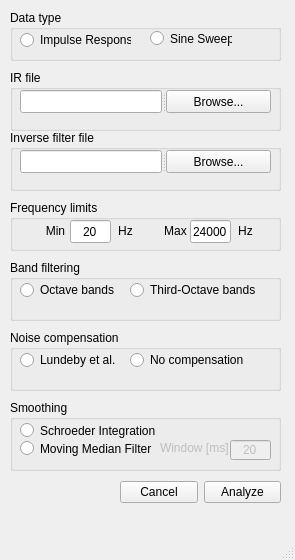
<?xml version="1.0" encoding="UTF-8"?>
<ui version="4.0">
 <class>MainWindow</class>
 <widget class="QMainWindow" name="MainWindow">
  <property name="enabled">
   <bool>true</bool>
  </property>
  <property name="geometry">
   <rect>
    <x>0</x>
    <y>0</y>
    <width>295</width>
    <height>560</height>
   </rect>
  </property>
  <property name="windowTitle">
   <string>MainWindow</string>
  </property>
  <widget class="QWidget" name="centralwidget">
   <widget class="QWidget" name="layoutWidget">
    <property name="geometry">
     <rect>
      <x>120</x>
      <y>480</y>
      <width>161</width>
      <height>25</height>
     </rect>
    </property>
    <layout class="QHBoxLayout" name="horizontalLayout_2">
     <item>
      <widget class="QPushButton" name="cancelButton">
       <property name="text">
        <string>Cancel</string>
       </property>
      </widget>
     </item>
     <item>
      <widget class="QPushButton" name="analyzeButton">
       <property name="enabled">
        <bool>true</bool>
       </property>
       <property name="text">
        <string>Analyze</string>
       </property>
      </widget>
     </item>
    </layout>
   </widget>
   <widget class="QGroupBox" name="impulseGroupBox">
    <property name="geometry">
     <rect>
      <x>10</x>
      <y>70</y>
      <width>271</width>
      <height>61</height>
     </rect>
    </property>
    <property name="title">
     <string>IR file</string>
    </property>
    <widget class="QSplitter" name="splitter">
     <property name="geometry">
      <rect>
       <x>10</x>
       <y>20</y>
       <width>251</width>
       <height>23</height>
      </rect>
     </property>
     <property name="orientation">
      <enum>Qt::Horizontal</enum>
     </property>
     <widget class="QLineEdit" name="impulsePathBox"/>
     <widget class="QPushButton" name="browseImpulseButton">
      <property name="text">
       <string>Browse...</string>
      </property>
     </widget>
    </widget>
   </widget>
   <widget class="QGroupBox" name="groupBox_3">
    <property name="geometry">
     <rect>
      <x>10</x>
      <y>400</y>
      <width>271</width>
      <height>71</height>
     </rect>
    </property>
    <property name="title">
     <string>Smoothing</string>
    </property>
    <widget class="QRadioButton" name="schroederButton">
     <property name="geometry">
      <rect>
       <x>10</x>
       <y>20</y>
       <width>261</width>
       <height>21</height>
      </rect>
     </property>
     <property name="text">
      <string>Schroeder Integration</string>
     </property>
    </widget>
    <widget class="QRadioButton" name="medianButton">
     <property name="geometry">
      <rect>
       <x>10</x>
       <y>40</y>
       <width>181</width>
       <height>17</height>
      </rect>
     </property>
     <property name="text">
      <string>Moving Median Filter</string>
     </property>
    </widget>
    <widget class="QLineEdit" name="windowText">
     <property name="enabled">
      <bool>false</bool>
     </property>
     <property name="geometry">
      <rect>
       <x>220</x>
       <y>40</y>
       <width>41</width>
       <height>20</height>
      </rect>
     </property>
     <property name="text">
      <string>20</string>
     </property>
     <property name="alignment">
      <set>Qt::AlignCenter</set>
     </property>
    </widget>
    <widget class="QLabel" name="windowLabel">
     <property name="enabled">
      <bool>false</bool>
     </property>
     <property name="geometry">
      <rect>
       <x>150</x>
       <y>40</y>
       <width>71</width>
       <height>16</height>
      </rect>
     </property>
     <property name="text">
      <string>Window [ms]</string>
     </property>
    </widget>
   </widget>
   <widget class="QGroupBox" name="groupBox">
    <property name="geometry">
     <rect>
      <x>10</x>
      <y>260</y>
      <width>271</width>
      <height>61</height>
     </rect>
    </property>
    <property name="title">
     <string>Band filtering</string>
    </property>
    <widget class="QRadioButton" name="octaveButton">
     <property name="geometry">
      <rect>
       <x>10</x>
       <y>20</y>
       <width>111</width>
       <height>20</height>
      </rect>
     </property>
     <property name="text">
      <string>Octave bands</string>
     </property>
    </widget>
    <widget class="QRadioButton" name="thirdOctaveButton">
     <property name="geometry">
      <rect>
       <x>120</x>
       <y>20</y>
       <width>145</width>
       <height>20</height>
      </rect>
     </property>
     <property name="text">
      <string>Third-Octave bands</string>
     </property>
    </widget>
   </widget>
   <widget class="QGroupBox" name="filterGroupBox">
    <property name="enabled">
     <bool>true</bool>
    </property>
    <property name="geometry">
     <rect>
      <x>10</x>
      <y>130</y>
      <width>271</width>
      <height>61</height>
     </rect>
    </property>
    <property name="title">
     <string>Inverse filter file</string>
    </property>
    <widget class="QSplitter" name="splitter_2">
     <property name="geometry">
      <rect>
       <x>10</x>
       <y>20</y>
       <width>251</width>
       <height>23</height>
      </rect>
     </property>
     <property name="orientation">
      <enum>Qt::Horizontal</enum>
     </property>
     <widget class="QLineEdit" name="filterPathBox"/>
     <widget class="QPushButton" name="browseFilterButton">
      <property name="text">
       <string>Browse...</string>
      </property>
     </widget>
    </widget>
   </widget>
   <widget class="QGroupBox" name="groupBox_5">
    <property name="geometry">
     <rect>
      <x>10</x>
      <y>10</y>
      <width>271</width>
      <height>51</height>
     </rect>
    </property>
    <property name="title">
     <string>Data type</string>
    </property>
    <widget class="QRadioButton" name="impulseButton">
     <property name="geometry">
      <rect>
       <x>10</x>
       <y>20</y>
       <width>111</width>
       <height>20</height>
      </rect>
     </property>
     <property name="text">
      <string>Impulse Response</string>
     </property>
    </widget>
    <widget class="QRadioButton" name="sweepButton">
     <property name="geometry">
      <rect>
       <x>140</x>
       <y>20</y>
       <width>82</width>
       <height>17</height>
      </rect>
     </property>
     <property name="text">
      <string>Sine Sweep</string>
     </property>
    </widget>
   </widget>
   <widget class="QGroupBox" name="groupBox_2">
    <property name="geometry">
     <rect>
      <x>10</x>
      <y>330</y>
      <width>271</width>
      <height>61</height>
     </rect>
    </property>
    <property name="title">
     <string>Noise compensation</string>
    </property>
    <widget class="QRadioButton" name="lundebyButton">
     <property name="geometry">
      <rect>
       <x>10</x>
       <y>20</y>
       <width>111</width>
       <height>20</height>
      </rect>
     </property>
     <property name="text">
      <string>Lundeby et al.</string>
     </property>
    </widget>
    <widget class="QRadioButton" name="noCompButton">
     <property name="geometry">
      <rect>
       <x>120</x>
       <y>20</y>
       <width>145</width>
       <height>20</height>
      </rect>
     </property>
     <property name="text">
      <string>No compensation</string>
     </property>
    </widget>
   </widget>
   <widget class="QGroupBox" name="frequencyGroupBox">
    <property name="geometry">
     <rect>
      <x>10</x>
      <y>200</y>
      <width>271</width>
      <height>51</height>
     </rect>
    </property>
    <property name="title">
     <string>Frequency limits</string>
    </property>
    <widget class="QLineEdit" name="fLowBox">
     <property name="geometry">
      <rect>
       <x>60</x>
       <y>20</y>
       <width>41</width>
       <height>23</height>
      </rect>
     </property>
     <property name="text">
      <string>20</string>
     </property>
     <property name="alignment">
      <set>Qt::AlignCenter</set>
     </property>
    </widget>
    <widget class="QLineEdit" name="fHighBox">
     <property name="geometry">
      <rect>
       <x>180</x>
       <y>20</y>
       <width>41</width>
       <height>23</height>
      </rect>
     </property>
     <property name="text">
      <string>24000</string>
     </property>
     <property name="alignment">
      <set>Qt::AlignCenter</set>
     </property>
    </widget>
    <widget class="QLabel" name="label">
     <property name="geometry">
      <rect>
       <x>100</x>
       <y>20</y>
       <width>31</width>
       <height>21</height>
      </rect>
     </property>
     <property name="text">
      <string>Hz</string>
     </property>
     <property name="alignment">
      <set>Qt::AlignCenter</set>
     </property>
    </widget>
    <widget class="QLabel" name="label_2">
     <property name="geometry">
      <rect>
       <x>220</x>
       <y>20</y>
       <width>31</width>
       <height>21</height>
      </rect>
     </property>
     <property name="text">
      <string>Hz</string>
     </property>
     <property name="alignment">
      <set>Qt::AlignCenter</set>
     </property>
    </widget>
    <widget class="QLabel" name="label_3">
     <property name="geometry">
      <rect>
       <x>30</x>
       <y>20</y>
       <width>31</width>
       <height>21</height>
      </rect>
     </property>
     <property name="text">
      <string>Min</string>
     </property>
     <property name="alignment">
      <set>Qt::AlignCenter</set>
     </property>
    </widget>
    <widget class="QLabel" name="label_4">
     <property name="geometry">
      <rect>
       <x>150</x>
       <y>20</y>
       <width>31</width>
       <height>21</height>
      </rect>
     </property>
     <property name="text">
      <string>Max</string>
     </property>
     <property name="alignment">
      <set>Qt::AlignCenter</set>
     </property>
    </widget>
   </widget>
  </widget>
  <widget class="QMenuBar" name="menubar">
   <property name="geometry">
    <rect>
     <x>0</x>
     <y>0</y>
     <width>295</width>
     <height>21</height>
    </rect>
   </property>
  </widget>
  <widget class="QStatusBar" name="statusbar"/>
 </widget>
 <resources/>
 <connections/>
</ui>
